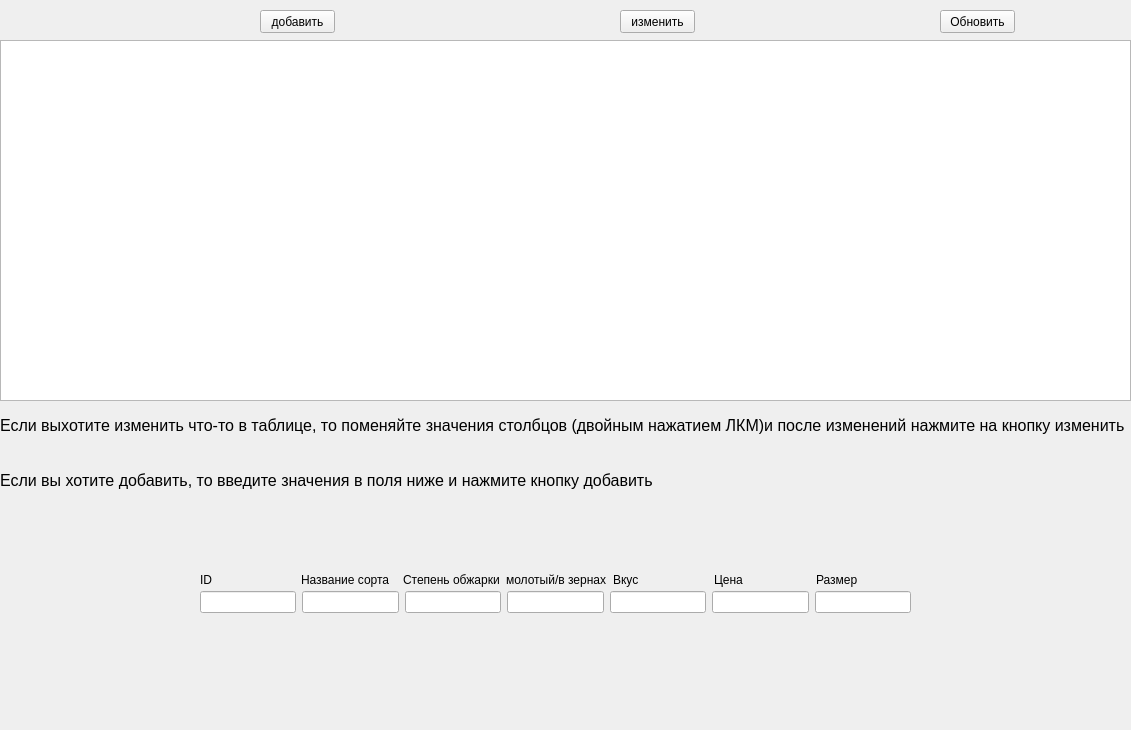
<?xml version="1.0" encoding="UTF-8"?>
<ui version="4.0">
 <class>Form</class>
 <widget class="QWidget" name="Form">
  <property name="geometry">
   <rect>
    <x>0</x>
    <y>0</y>
    <width>1131</width>
    <height>730</height>
   </rect>
  </property>
  <property name="windowTitle">
   <string>Form</string>
  </property>
  <widget class="QTableWidget" name="tab">
   <property name="geometry">
    <rect>
     <x>0</x>
     <y>40</y>
     <width>1131</width>
     <height>361</height>
    </rect>
   </property>
  </widget>
  <widget class="QLabel" name="label">
   <property name="geometry">
    <rect>
     <x>0</x>
     <y>400</y>
     <width>1141</width>
     <height>51</height>
    </rect>
   </property>
   <property name="font">
    <font>
     <pointsize>12</pointsize>
    </font>
   </property>
   <property name="text">
    <string>Если выхотите изменить что-то в таблице, то поменяйте значения столбцов (двойным нажатием ЛКМ)и после изменений нажмите на кнопку изменить</string>
   </property>
  </widget>
  <widget class="QLabel" name="label_2">
   <property name="geometry">
    <rect>
     <x>0</x>
     <y>450</y>
     <width>1131</width>
     <height>61</height>
    </rect>
   </property>
   <property name="font">
    <font>
     <pointsize>12</pointsize>
    </font>
   </property>
   <property name="text">
    <string>Если вы хотите добавить, то введите значения в поля ниже и нажмите кнопку добавить</string>
   </property>
  </widget>
  <widget class="QPushButton" name="chan">
   <property name="geometry">
    <rect>
     <x>620</x>
     <y>10</y>
     <width>75</width>
     <height>23</height>
    </rect>
   </property>
   <property name="text">
    <string>изменить</string>
   </property>
  </widget>
  <widget class="QWidget" name="horizontalLayoutWidget">
   <property name="geometry">
    <rect>
     <x>200</x>
     <y>591</y>
     <width>711</width>
     <height>22</height>
    </rect>
   </property>
   <layout class="QHBoxLayout" name="horizontalLayout">
    <item>
     <widget class="QLineEdit" name="ID"/>
    </item>
    <item>
     <widget class="QLineEdit" name="name"/>
    </item>
    <item>
     <widget class="QLineEdit" name="step"/>
    </item>
    <item>
     <widget class="QLineEdit" name="zern"/>
    </item>
    <item>
     <widget class="QLineEdit" name="taste"/>
    </item>
    <item>
     <widget class="QLineEdit" name="price"/>
    </item>
    <item>
     <widget class="QLineEdit" name="size"/>
    </item>
   </layout>
  </widget>
  <widget class="QWidget" name="horizontalLayoutWidget_2">
   <property name="geometry">
    <rect>
     <x>200</x>
     <y>570</y>
     <width>711</width>
     <height>20</height>
    </rect>
   </property>
   <layout class="QHBoxLayout" name="horizontalLayout_2">
    <item>
     <widget class="QLabel" name="label_10">
      <property name="text">
       <string>ID</string>
      </property>
     </widget>
    </item>
    <item>
     <widget class="QLabel" name="label_7">
      <property name="text">
       <string>Название сорта</string>
      </property>
     </widget>
    </item>
    <item>
     <widget class="QLabel" name="label_9">
      <property name="text">
       <string>Степень обжарки</string>
      </property>
     </widget>
    </item>
    <item>
     <widget class="QLabel" name="label_8">
      <property name="text">
       <string>молотый/в зернах</string>
      </property>
     </widget>
    </item>
    <item>
     <widget class="QLabel" name="label_6">
      <property name="text">
       <string>Вкус</string>
      </property>
     </widget>
    </item>
    <item>
     <widget class="QLabel" name="label_5">
      <property name="text">
       <string>Цена</string>
      </property>
     </widget>
    </item>
    <item>
     <widget class="QLabel" name="label_4">
      <property name="text">
       <string>Размер</string>
      </property>
     </widget>
    </item>
   </layout>
  </widget>
  <widget class="QPushButton" name="upd">
   <property name="geometry">
    <rect>
     <x>940</x>
     <y>10</y>
     <width>75</width>
     <height>23</height>
    </rect>
   </property>
   <property name="text">
    <string>Обновить</string>
   </property>
  </widget>
  <widget class="QPushButton" name="addNew">
   <property name="geometry">
    <rect>
     <x>260</x>
     <y>10</y>
     <width>75</width>
     <height>23</height>
    </rect>
   </property>
   <property name="text">
    <string>добавить</string>
   </property>
  </widget>
 </widget>
 <resources/>
 <connections/>
</ui>
